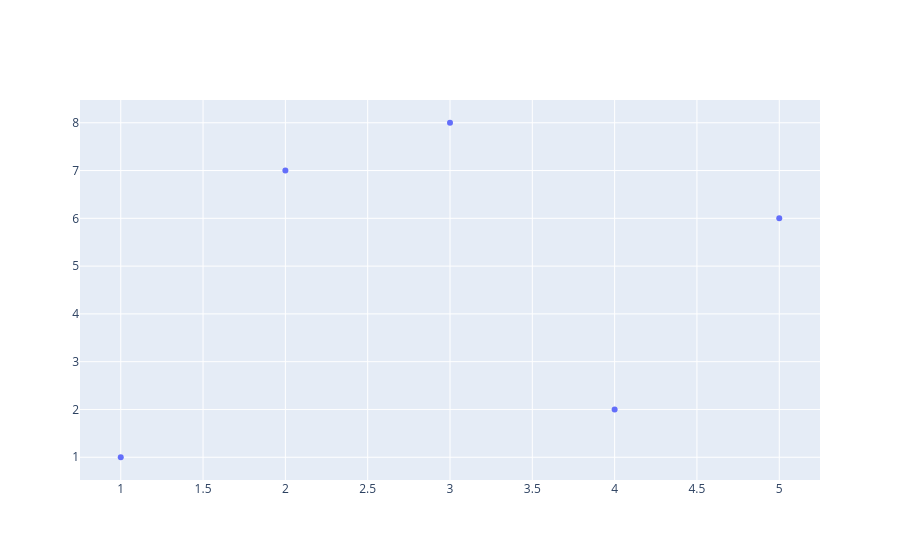

Notebook code cell kept with this figure:
### Code cell
#using graph object
fig = go.Figure()
fig.add_trace(
    go.Scatter(
        x=[1,2,3,4,5],
        y=[1,7,8,2,6],
        mode='markers'
    )
)

### Figure 1 — Plotly figure (JSON) as saved in the notebook; plotly's stock layout.template omitted (floating-point values rounded to 4 significant figures)
{"data": [{"mode": "markers", "type": "scatter", "x": [1, 2, 3, 4, 5], "y": [1, 7, 8, 2, 6]}], "layout": {}}
